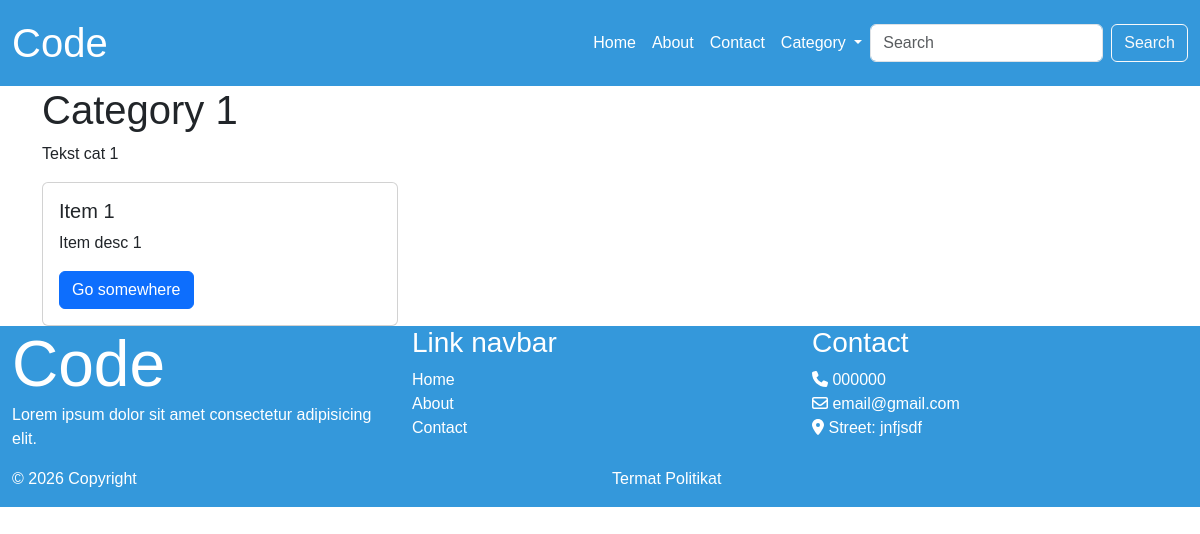
The app's page /category/category1/ with its own data.
### aplikacion/models.py (models this page shows, shortened)
class Category(models.Model):
    category_slug = models.SlugField(unique=True, null=True, blank=True)
    category_name = models.CharField(max_length=200, null=True, blank=True)
    category_description = models.TextField(null=True, blank=True)

class Item(models.Model):
    item_slug = models.SlugField(unique=True, null=True, blank=True)
    item_name = models.CharField(max_length=200, null=True, blank=True)
    item_description = models.TextField(null=True, blank=True)
    item_price = models.DecimalField(max_digits=10, decimal_places=2, null=True, blank=True)
    item_image = models.ImageField(upload_to='item_images/')
    item_category = models.ForeignKey(Category, on_delete=models.CASCADE, null=True, blank=True)
    item_colors = models.ManyToManyField(Color, blank=True, null=True   )

### aplikacion/views.py (the view)
# urls.py: path('category/<slug:slug>/', views.category,  name="categoryPage"),
def category(request, slug):
    categories = Category.objects.all()
    detail_cat = Category.objects.get(category_slug=slug)
    category_items = Item.objects.filter( item_category =detail_cat)
    context = {"categories": categories, "detail_cat": detail_cat, "category_items": category_items}
    return render(request, "category.html", context)

### aplikacion/templates/category.html (shortened to what this page needs)
{% extends 'base.html' %}
{% load static %}
{% block content %}
<main class="container">
    <h1>{{detail_cat.category_name}}</h1>
    <p>{{detail_cat.category_description}}</p>
    <div class="row">
        {% for item in category_items %}
        <div class="col-12 col-md-6 col-lg-4">
            <div class="card">
                <div class="card-body">
                    <h5 class="card-title">{{ item.item_name  }}</h5>
                    <p class="card-text">{{ item.item_description }}</p>
                    <a href="" class="btn btn-primary">Go somewhere</a>
                </div>
            </div>
        </div>
        {% endfor %}
</div>
</main>
{% endblock %}

### aplikacion/static/css/style.css (style rules this page uses)
:root { --primary-color: #3498db; --white: #fff; }
* { margin:0; padding:0; box-sizing: border-box; }
body { line-height: 1.5; font-size: 16px; font-family: Arial, Helvetica, sans-serif; }

### records on screen
Category: category_name "Category 1", category_description "Tekst cat 1"
Item: item_name "Item 1", item_description "Item desc 1"
